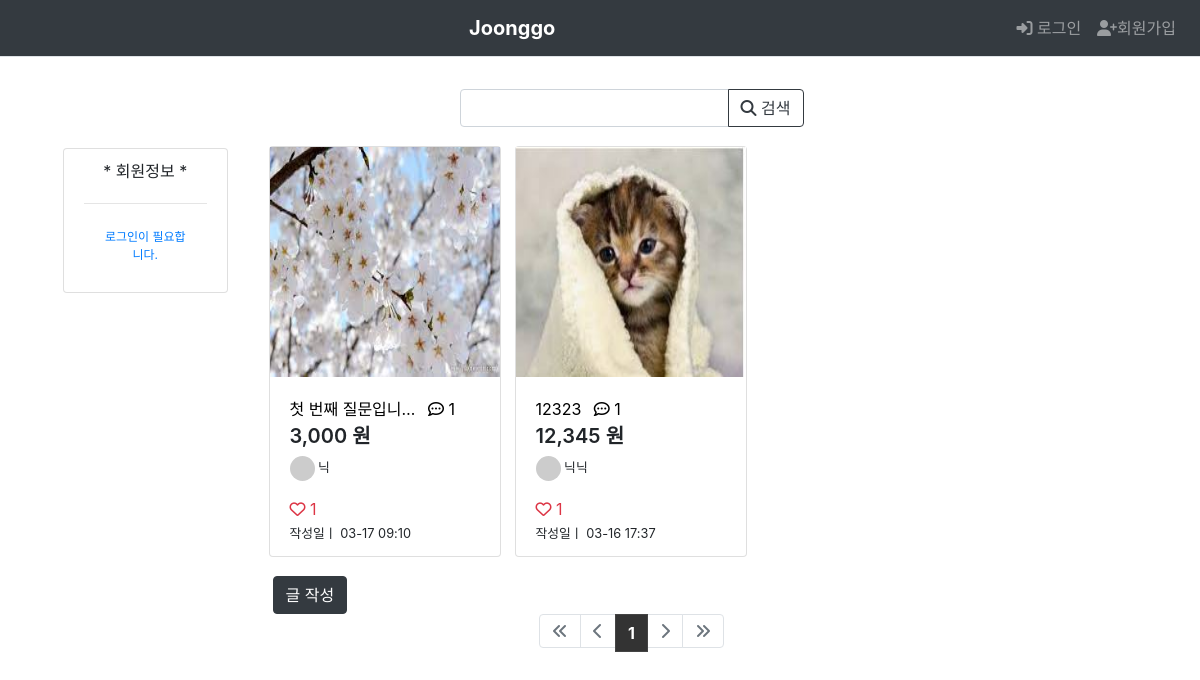
Before: / with the older database file.
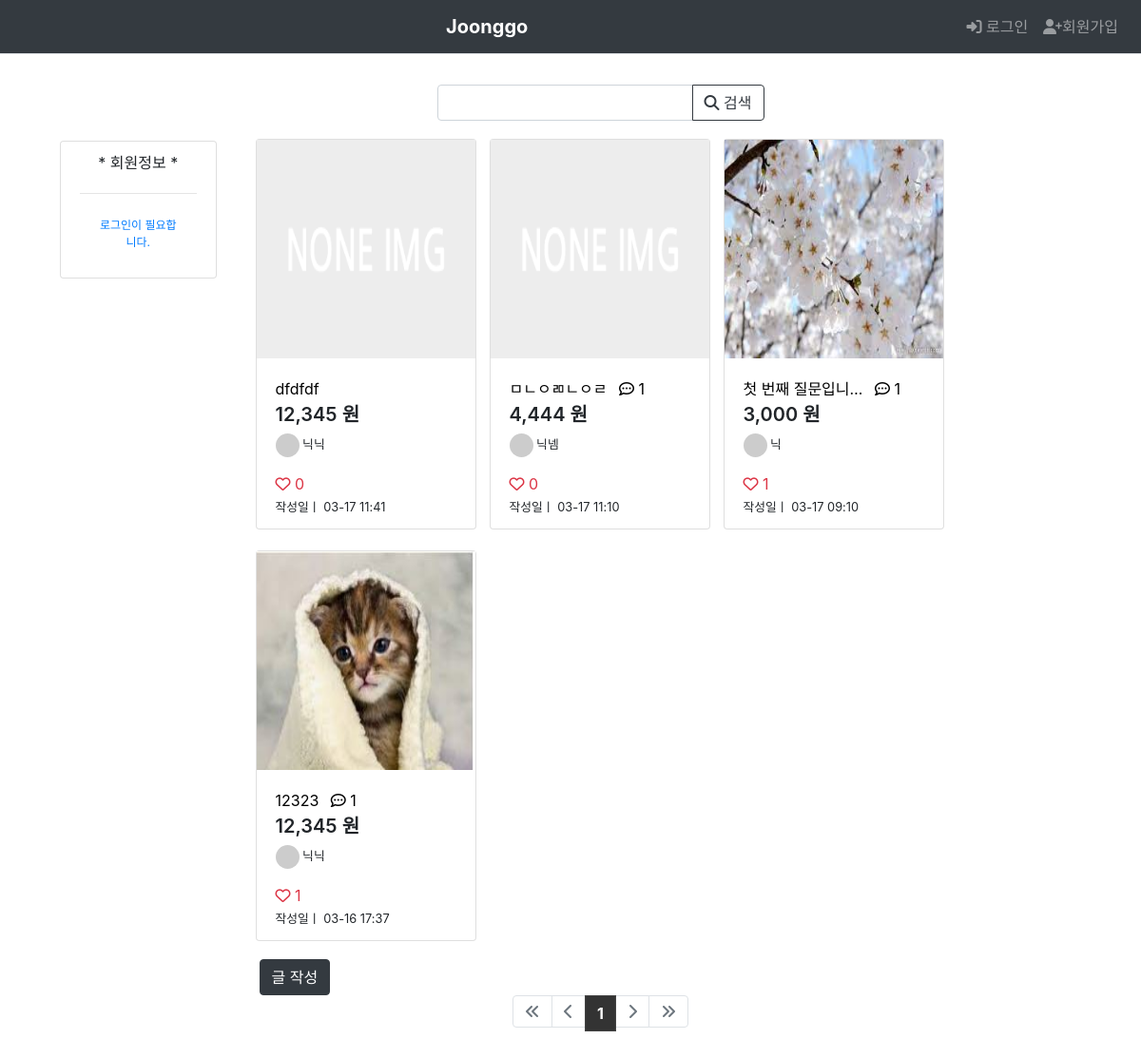
After: the same page with the newer database file.
### joonggo/models.py (models this page shows, shortened)
class Sell(models.Model):
    author = models.ForeignKey(User, on_delete=models.CASCADE, related_name='author_sell')
    subject = models.CharField(blank=True, null=True, max_length=200)
    content = models.TextField(blank=True, null=True)
    images = models.ImageField(blank=True, upload_to='images')
    category = models.TextField(default="") # 카테고리
    price = models.IntegerField(default=0) # 가격
    tmethod = models.TextField(default="") # 거래 방식
    create_date = models.DateTimeField()
    modify_date = models.DateTimeField(null=True, blank=True)
    voter = models.ManyToManyField(User, related_name='voter_sell')

### common/models.py (models this page shows, shortened)
class User(AbstractUser):
    email = models.EmailField(verbose_name='email', max_length=255, unique=True,)
    nickname = models.CharField(max_length=24, default=None,  unique=True)
    username = models.CharField(max_length=24, default=None)
    profile_image = models.TextField(default=None, null=True, blank=True)
    phonenumber = models.TextField(default=None, unique=True)
    address = models.TextField(default=None)
    is_superuser = models.BooleanField(default=False)
    is_active = models.BooleanField(default=True)
    is_admin = models.BooleanField(default=False)
    objects = UserManager()
    USERNAME_FIELD = 'email'
    REQUIRED_FIELDS = ['nickname', 'username', 'phonenumber', 'address']

### joonggo/views/base_views.py (the view)
# urls.py: path('', base_views.index, name='index'),
def index(request):
    page = request.GET.get('page', '1')
    kw = request.GET.get('kw', '')
    sell_list = Sell.objects.order_by('-create_date')
    if kw:
        sell_list = sell_list.filter(
            Q(subject__icontains=kw) | #제목 검색
            Q(content__icontains=kw) | #내용 검색
            Q(author__nickname__icontains=kw) #유저 닉네임 검색
        ).distinct()
    paginator = Paginator(sell_list, 12)
    page_obj = paginator.get_page(page)
    context = {'sell_list': page_obj,
               'page': page,
               'kw': kw
               }
    return render(request, 'joonggo/sell_list.html', context)

### templates/joonggo/sell_list.html (shortened to what the changed rows need)
{% extends 'base.html' %}
{% load humanize %}
{% load static %}
{% block content %}
<div class="row ml-5 my-3">
  <div class="col-8 mr-3">
        <div class="container" id="wrap">
          <div class="row">
            {% if sell_list %}
            {% for sell in sell_list %}
              <div class="col-xs-3 ml-2 mb-3">
                <div class="card" style="margin: 3px;">
                  {% if sell.images %}
                  <img class="sellpic" src="{{ sell.images.url }}">
                  {% else %}
                  <img class="sellpic" src="/media/images/null_icon.png"/>
                  {% endif %}
                  <div class="card-body">
                    <a class="stretched-link" style="color:black;" href="{% url 'joonggo:detail' sell.id %}">{{ sell.subject|truncatechars:10 }}
                      {% if sell.comment_set.count %}
                        <span class="ml-2">
                          <i class="fa-regular fa-comment-dots"></i>
                          <span>{{sell.comment_set.count}}</span>
                        </span>
                      {% endif %}
                    </a>
                    <div style="font-weight:600; font-size:20px; margin-bottom:5px;">
                      {{sell.price|intcomma}} 원
                    </div>
                    <p class="small"><img class="avatar" src="https://randomuser.me/api/portraits/men/{{sell.author.id}}.jpg"> {{ sell.author.nickname }}
                    </p>
                    <div style="margin-left:-8px; margin-bottom:3px;">
                    {% if sell.voter.all.count >= 0 %}
                    <span class="text-danger px-2 py-1">
                    {% if user in sell.voter.all %}
                    <i class="fa-solid fa-heart"></i>
                    {% else %}
                    <i class="fa-regular fa-heart"></i>
                    {% endif %}
                    {{ sell.voter.count }}
                    </div>
                {% endif %}
                    <div style="margin-bottom:-7px;">
                      <small>작성일ㅣ {{ sell.create_date|date:'m-d H:i' }}</small>
                    </div>
                  </div>
                </div>
              </div>
            {% endfor %}
            {% endif %}
          </div>
        </div>
        {% include 'joonggo/pagenation.html' %}
  </div>
</div>
{% endblock content %}

Changed rows visible on the page:
added Sell: subject "dfdfdf", price "12,345", author.nickname "닉닉", voter.count "0", create_date "03-17 11:41"
added Sell: subject "ㅁㄴㅇㄻㄴㅇㄹ", comment_set.count "1", price "4,444", author.nickname "닉넴", voter.count "0", create_date "03-17 11:10"
